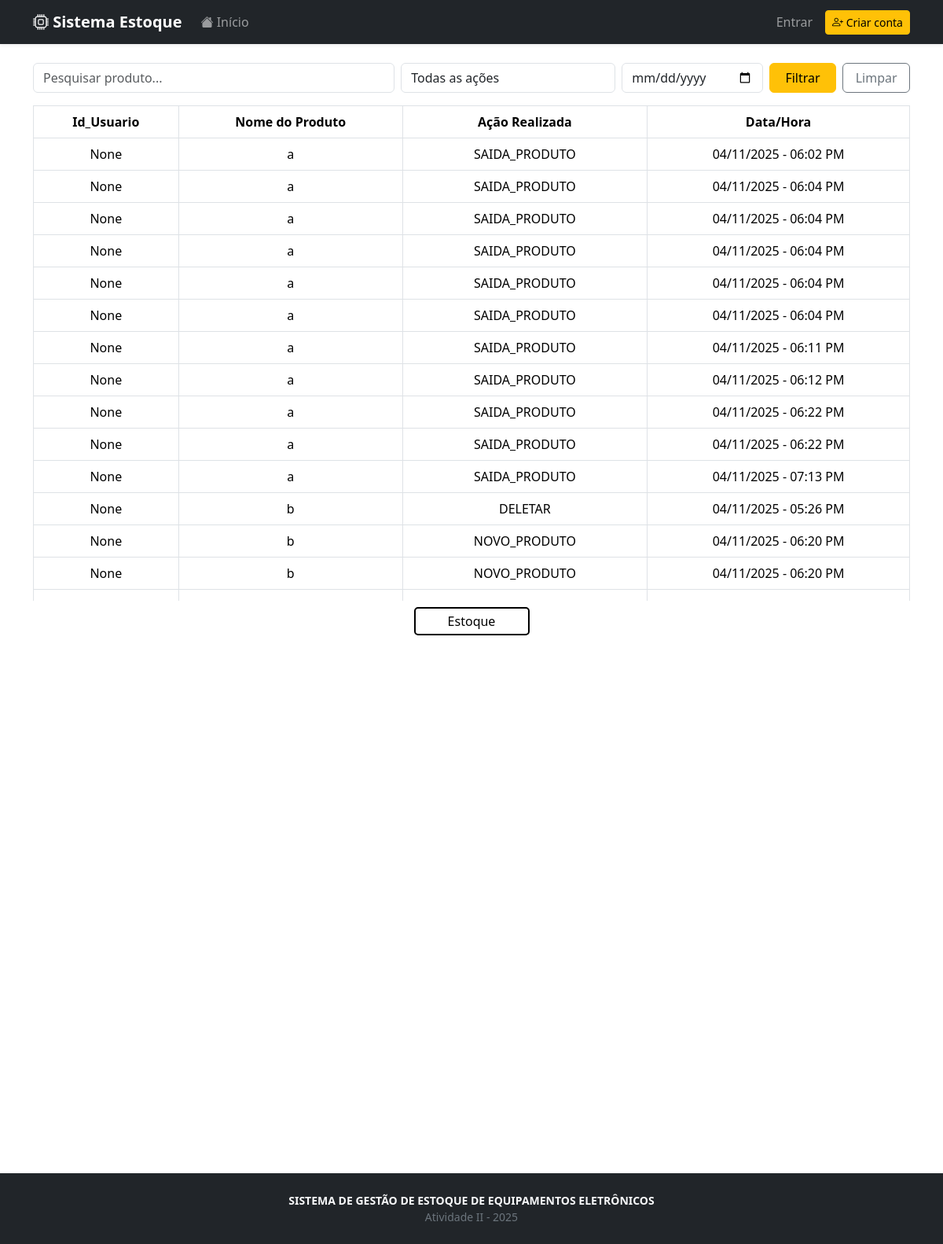
Before: /estoque/historico/ with the older database file.
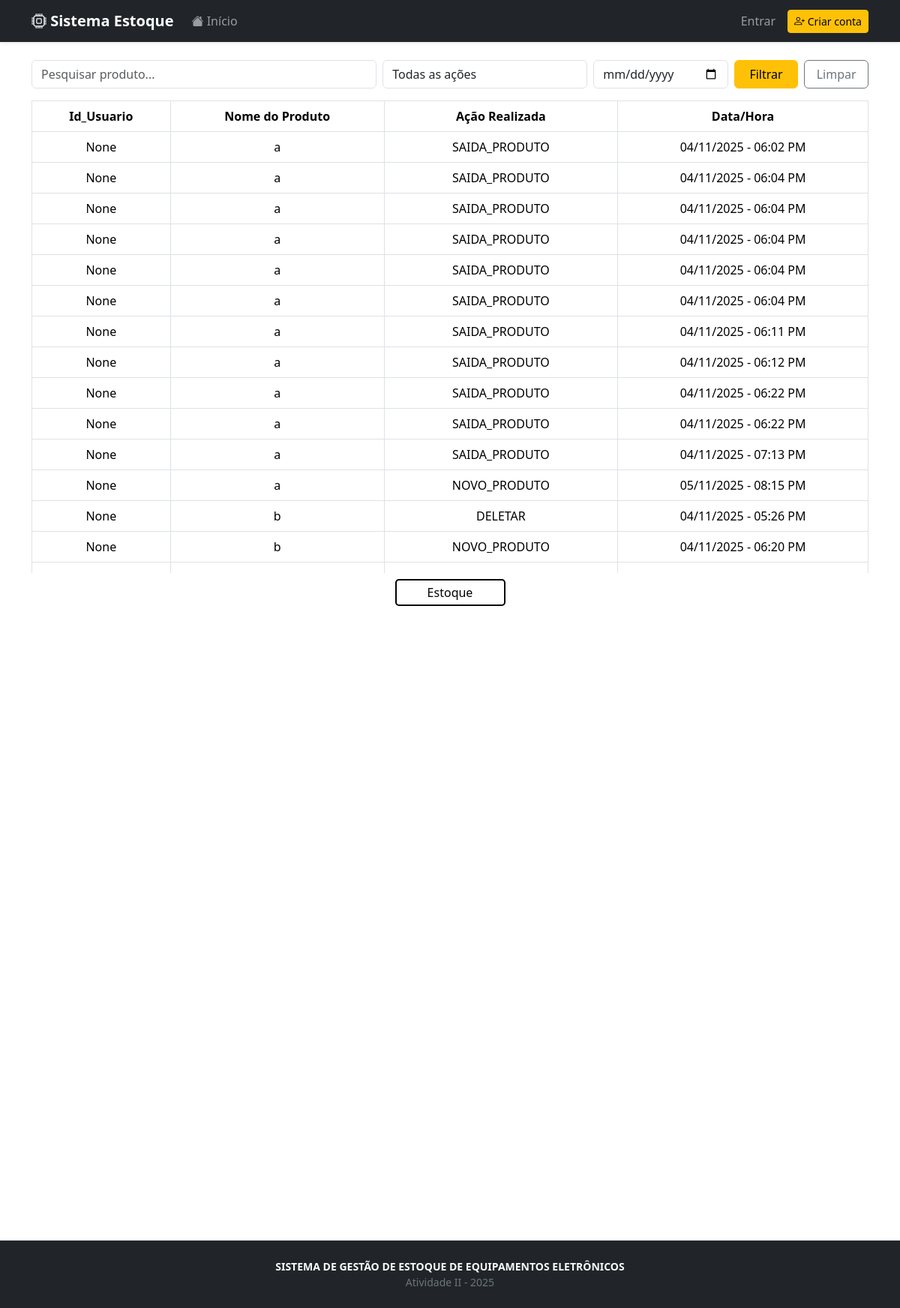
After: the same page with the newer database file.
### estoque/models.py (models this page shows)
class Historico(models.Model):
    id_usuario = models.ForeignKey(Usuario, on_delete=models.SET_NULL, null=True, blank=True)
    id_estoque = models.ForeignKey(Estoque, on_delete=models.SET_NULL, null=True)
    nome_produto = models.CharField(max_length=50, blank=True, null=True)
    ESCOLHA_ACAO = [
        ('DELETAR', 'Produto deletado'),
        ('ENTRADA_PRODUTO', 'Produto adicionado ao estoque'),
        ('SAIDA_PRODUTO', 'Produto retirado do estoque'),
        ('NOVO_PRODUTO', 'Novo produto'),
    ]
    acao = models.CharField(max_length=20, choices=ESCOLHA_ACAO)
    data_hora = models.DateTimeField(auto_now_add=True)
    @property
    def data_hora_formatada(self):
        return self.data_hora.strftime("%d/%m/%Y - %I:%M %p")

### estoque/views.py (the view)
# urls.py: path('historico/', ListaHistorico.as_view(), name='historico'),
class ListaHistorico(ListView):
    model = Historico
    template_name = 'estoque/historico.html'
    context_object_name = 'historico'
    ordering = ['nome_produto']
    def get_queryset(self):
        queryset = super().get_queryset()
        nome = self.request.GET.get('nome')
        acao = self.request.GET.get('acao')
        data = self.request.GET.get('data')
        if nome:
            queryset = queryset.filter(nome_produto__icontains=nome)
        if acao:
            queryset = queryset.filter(acao__iexact=acao)
        if data:
            queryset = queryset.filter(data_hora__date=data)
        return queryset
    def get_context_data(self, **kwargs):
        context = super().get_context_data(**kwargs)
        context['acoes_disponiveis'] = Historico.ESCOLHA_ACAO
        return context

### estoque/templates/estoque/historico.html (shortened to what this page needs)
{% extends "base.html" %}
{% block content %}
<form method="get" class="mb-3">
    <div class="row g-2">
        <div class="col-md-5">
            <input type="text" name="nome" class="form-control"
                   placeholder="Pesquisar produto..."
                   value="{{ request.GET.nome }}">
        </div>
        <div class="col-md-3">
            <select name="acao" class="form-control">
                <option value="">Todas as ações</option>
            </select>
        </div>
        <div class="col-md-2">
            <input type="date" name="data" class="form-control" value="{{ request.GET.data }}">
        </div>
        <div class="col-md-1">
            <button class="btn btn-warning w-100">Filtrar</button>
        </div>
        <div class="col-md-1">
            <a href="{% url 'historico' %}" class="btn btn-outline-secondary w-100">Limpar</a>
        </div>
    </div>
</form>
<div class="table-responsive mt-3">
    <table class="table table-bordered text-center">
        <thead>
            <th>Id_Usuario</th>
            <th>Nome do Produto</th>
            <th>Ação Realizada</th>
            <th>Data/Hora</th>
        </thead>
        {% for obj_historico in historico %}
        <tr>
            <td>{{ obj_historico.id_usuario }}</td>
            <td>{{ obj_historico.nome_produto }}</td>
            <td>{{ obj_historico.acao }}</td>
            <td>{{ obj_historico.data_hora_formatada }}</td>
        </tr>
        {% endfor %}
    </table>
</div>
<div class="d-flex justify-content-center mt-2">
    <a class="button" href="{% url 'produtos_estoque' %}">Estoque</a>
</div>
{% endblock content %}

Changed rows visible on the page:
no longer on this page (row unchanged): Historico: id_usuario "None", nome_produto "b", acao "NOVO_PRODUTO", data_hora_formatada "04/11/2025 - 06:20 PM"
added Historico: id_usuario "None", nome_produto "a", acao "NOVO_PRODUTO", data_hora_formatada "05/11/2025 - 08:15 PM"
